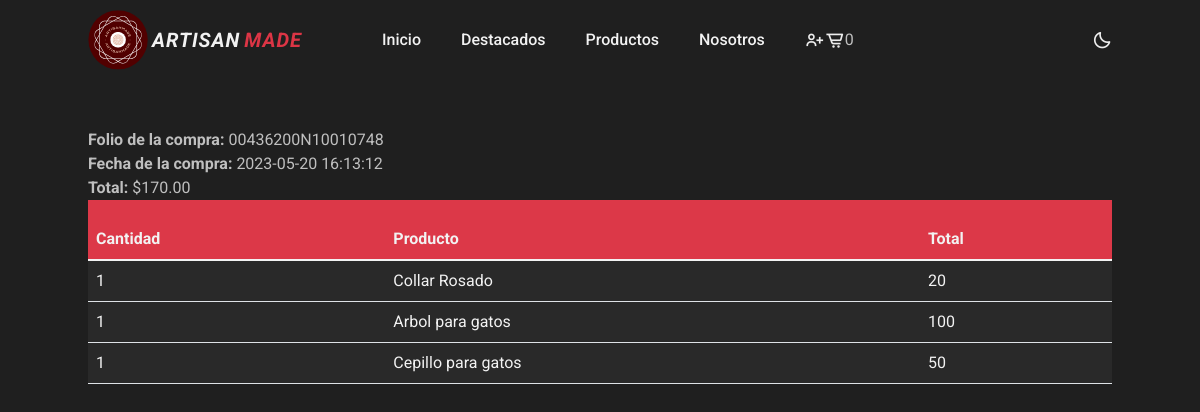
Screenshot of /completado.php?key=00436200N10010748 with the database file from the repository.
### tables this page shows
CREATE TABLE `compra` (
  `Id` int(11) NOT NULL,
  `id_transaccion` varchar(20) NOT NULL,
  `fecha` datetime NOT NULL,
  `status` varchar(20) NOT NULL,
  `email` varchar(20) NOT NULL,
  `id_cliente` varchar(20) NOT NULL,
  `total` decimal(10,0) NOT NULL
);

CREATE TABLE `detalle_compra` (
  `id` int(11) NOT NULL,
  `id_compra` int(11) NOT NULL,
  `id_producto` int(11) NOT NULL,
  `nombre` varchar(200) NOT NULL,
  `precio` decimal(10,0) NOT NULL,
  `cantidad` int(11) NOT NULL
);

### completado.php (the view, shortened to what this page needs)
<?php
require 'config/database.php';
$id_transaccion = isset($_GET['key']) ? $_GET['key'] : '0';
$error = '';
if ($id_transaccion == '') {
  $error = 'Error al procesar la peticion';
} else {
  $sql = $con->prepare("SELECT count(id) FROM compra where id_transaccion=? AND status=?");
  $sql->execute([$id_transaccion, 'COMPLETED']);
  if ($sql->fetchColumn() > 0) {
    $sql = $con->prepare("SELECT id, fecha, email, total FROM compra where id_transaccion=? AND status=? LIMIT 1");
    $sql->execute([$id_transaccion, 'COMPLETED']);
    $row = $sql->fetch(PDO::FETCH_ASSOC);
    $idCompra = $row['id'];
    $total = $row['total'];
    $fecha = $row['fecha'];
    $sqlDet = $con->prepare("SELECT nombre ,precio, cantidad from detalle_compra where id_compra = ?");
    $sqlDet->execute([$idCompra]);
  } else {
    $error = 'Error al comprobar la compra';
  }
}
?>
<!DOCTYPE html>
<html lang="en">
<?php include 'template/head.php'; ?>
<body class="dark-theme">
  <?php include 'template/header.php'; ?>
  <main class="main">
    <div class="container section">
      <?php if (strlen($error) > 0) { ?>
        <div class="row">
          <div class="col">
            <h3>
              <?php echo $error; ?>
            </h3>
          </div>
        </div>
      <?php } else { ?>
        <div class="row">
          <div class="col">
            <b>Folio de la compra: </b>
            <?php echo $id_transaccion; ?><br>
            <b>Fecha de la compra: </b>
            <?php echo $fecha; ?><br>
            <b>Total: </b>
            <?php echo MONEDA . number_format($total, 2, '.', ','); ?><br>
          </div>
        </div>
        <div class="row">
          <div class="col">
            <table class="table">
              <thead>
                <tr>
                  <th>Cantidad</th>
                  <th>Producto</th>
                  <th>Total</th>
                </tr>
              </thead>
              <tbody>
                <?php while ($row_det = $sqlDet->fetch(PDO::FETCH_ASSOC)) {
                  $importe = $row_det['precio'] * $row_det['cantidad']; ?>
                  <tr>
                    <td>
                      <?php echo $row_det['cantidad']; ?>
                    </td>
                    <td>
                      <?php echo $row_det['nombre']; ?>
                    </td>
                    <td>
                      <?php echo $importe; ?>
                    </td>
                  </tr>
                <?php } ?>
              </tbody>
            </table>
          </div>
        </div>
      <?php } ?>
    </div>
  </main>
</body>
</html>

### assets/css/styles.css (style rules this page uses)
:root { --header-height: 3.5rem; --first-color: hsl(354, 70%, 54%); --button-color: hsl(0, 0%, 17%); --button-color-alt: hsl(0, 0%, 21%); --title-color: hsl(0, 0%, 15%); --text-color: hsl(0, 0%, 35%); --text-color-light: hsl(0, 0%, 55%); --body-color: hsl(0, 0%, 99%); --container-color: hsl(0deg 0% 93.06%); --border-color: hsl(0, 0%, 86%); --body-font: 'Roboto', sans-serif; --biggest-font-size: 2rem; --h1-font-size: 1.5rem; --h2-font-size: 1.25rem; --h3-font-size: 1rem; --normal-font-size: .938rem; --small-font-size: .813rem; --smaller-font-size: .75rem; --font-medium: 500; --font-bold: 700; --mb-0-5: .5rem; --mb-0-75: .75rem; --mb-1: 1rem; --mb-1-5: 1.5rem; --mb-2: 2rem; --mb-2-5: 2.5rem; --mb-3: 3rem; --z-tooltip: 10; --z-fixed: 100; }
@media screen and (min-width: 968px) { :root { --biggest-font-size: 2.5rem; --h1-font-size: 2.25rem; --h2-font-size: 1.5rem; --h3-font-size: 1.25rem; --normal-font-size: 1rem; --small-font-size: .875rem; --smaller-font-size: .813rem; } }
* { box-sizing: border-box; padding: 0; margin: 0; }
html { scroll-behavior: smooth; }
body,button,input { font-family: var(--body-font); font-size: var(--normal-font-size); }
body { margin: 0; background-color: var(--body-color); color: var(--text-color); transition: .4s; }
body.dark-theme { --first-color: hsl(354, 70%, 54%); --button-color: hsl(0, 0%, 24%); --button-color-alt: hsl(0, 0%, 28%); --title-color: hsl(0, 0%, 95%); --text-color: hsl(0, 0%, 75%); --body-color: hsl(0, 0%, 12%); --container-color: hsl(0, 0%, 16%); --border-color: hsl(0, 0%, 20%); }
.container { width: auto; padding-right: unset; padding-left: unset; max-width: 1024px; margin-left: var(--mb-1-5); margin-right: var(--mb-1-5); }
.main { overflow: hidden; }
.section { padding: 6.5rem 0 1rem; }
@media screen and (min-width: 767px) { .section { padding: 8rem 0 1rem; } }
@media screen and (min-width: 1024px) { .container { margin-left: auto; margin-right: auto; } }

### assets/css/custom.css (style rules this page uses)
table { border-spacing: 1; border-collapse: collapse; color: var(--title-color) !important; background-color: var(--container-color); overflow: hidden; width: 100%; margin: 0 auto; position: relative; }
table thead tr { height: 60px; background: var(--first-color);; }
th { color: var(--title-color); }
tbody tr:nth-child(even) { background-color: var(--container-color); }

### rows the page displays
compra: fecha "2023-05-20 16:13:12", total "170.00"
detalle_compra: cantidad "1", nombre "Collar Rosado", precio "20"
detalle_compra: cantidad "1", nombre "Arbol para gatos", precio "100"
detalle_compra: cantidad "1", nombre "Cepillo para gatos", precio "50"

### other values shown
$num_cart "0"
$id_transaccion "00436200N10010748"
MONEDA "$"
